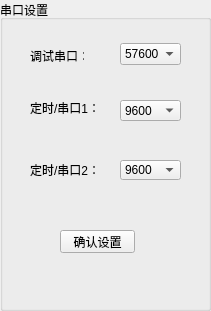
  <widget class="QGroupBox" name="groupBox_2">
   <property name="geometry">
    <rect>
     <x>1120</x>
     <y>420</y>
     <width>211</width>
     <height>311</height>
    </rect>
   </property>
   <property name="title">
    <string>串口设置</string>
   </property>
   <widget class="QLabel" name="label_10">
    <property name="geometry">
     <rect>
      <x>30</x>
      <y>50</y>
      <width>54</width>
      <height>12</height>
     </rect>
    </property>
    <property name="text">
     <string>调试串口：</string>
    </property>
   </widget>
   <widget class="QLabel" name="label_11">
    <property name="geometry">
     <rect>
      <x>30</x>
      <y>100</y>
      <width>101</width>
      <height>16</height>
     </rect>
    </property>
    <property name="text">
     <string>定时/串口1：</string>
    </property>
   </widget>
   <widget class="QLabel" name="label_12">
    <property name="geometry">
     <rect>
      <x>30</x>
      <y>160</y>
      <width>72</width>
      <height>20</height>
     </rect>
    </property>
    <property name="text">
     <string>定时/串口2：</string>
    </property>
   </widget>
   <widget class="QComboBox" name="comboBox">
    <property name="geometry">
     <rect>
      <x>120</x>
      <y>43</y>
      <width>61</width>
      <height>22</height>
     </rect>
    </property>
    <item>
     <property name="text">
      <string>57600</string>
     </property>
    </item>
   </widget>
   <widget class="QComboBox" name="comboBox_2">
    <property name="geometry">
     <rect>
      <x>120</x>
      <y>100</y>
      <width>61</width>
      <height>21</height>
     </rect>
    </property>
    <item>
     <property name="text">
      <string>9600</string>
     </property>
    </item>
   </widget>
   <widget class="QComboBox" name="comboBox_3">
    <property name="geometry">
     <rect>
      <x>120</x>
      <y>160</y>
      <width>61</width>
      <height>20</height>
     </rect>
    </property>
    <item>
     <property name="text">
      <string>9600</string>
     </property>
    </item>
   </widget>
   <widget class="QPushButton" name="pushButton">
    <property name="geometry">
     <rect>
      <x>60</x>
      <y>230</y>
      <width>75</width>
      <height>23</height>
     </rect>
    </property>
    <property name="text">
     <string>确认设置</string>
    </property>
   </widget>
  </widget>
